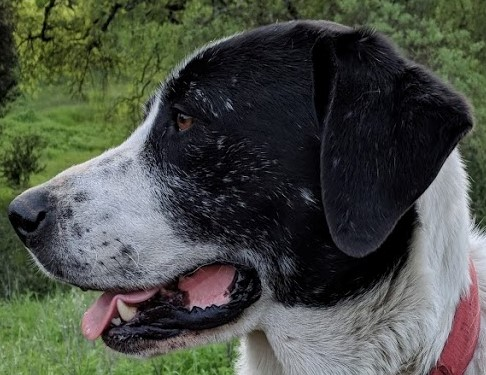
#> input picture DATA/sammy_face.jpg, 486 x 375 px, found by its file name
$ jupyter execute edge_detection.ipynb
#> lines starting #> are read from the running program, lines starting #| are printed output that depends on the picture; after the words box and inside, x2 and y2 are one past the last pixel; in counts of white or black regions, pixels touching at a corner belong together
<a href="https://colab.research.google.com/github/SuvitKumar003/computer-Vision-Projects/blob/main/edge_detection.ipynb" target="_parent"></a>

[cell 1]
from google.colab import drive
drive.mount('/content/drive')

[cell 2]
import numpy as np
import matplotlib.pyplot as plt
import cv2

[cell 3]
img=cv2.imread('/content/drive/MyDrive/Computer-Vision-with-Python/Computer-Vision-with-Python/DATA/sammy_face.jpg')
#> img is the input picture: shape (375, 486, 3); mean B, G, R 70, 78.7, 74.2

[cell 4]
plt.imshow(img)

Two ways of getting the edge first is to play with the threshold value or second one is to first blur the image then perfrom the operations over it

[cell 5]
edge = cv2.Canny(img,threshold1=100,threshold2=255)
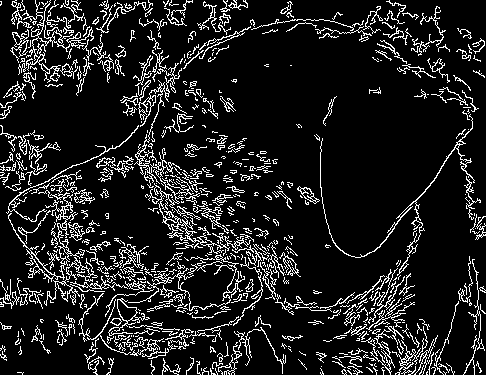
#> edge: shape (375, 486); 12.3% white in thin lines or dots
plt.imshow(edge)

[cell 6]
med_value_pixel=np.median(img)
#> med_value_pixel = 64

[cell 7]
# Lower threshold to either  0 or 70% of the median value whichever is greater
lower=int(max(0,0.7*med_value_pixel))
#> lower = 44
# upper threshold to either 130% of the median or the max 255, whcihever is smaller
upper=int(min(255,1.3*med_value_pixel))
#> upper = 83

blurring the image in order t get good and sharper edges in the canny

[cell 8]
blurred=cv2.blur(img,ksize=(8,8))
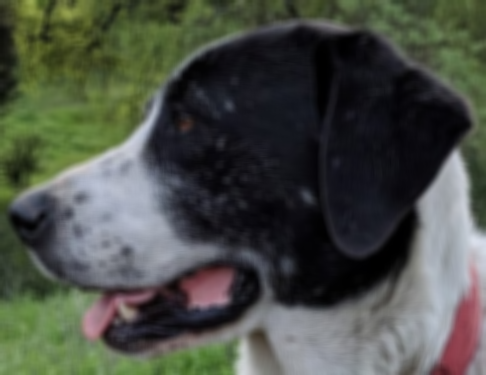
#> blurred: shape (375, 486, 3); mean B, G, R 69.9, 78.6, 74.2
plt.imshow(blurred)

[cell 9]
edge=cv2.Canny( blurred,lower,upper+50)
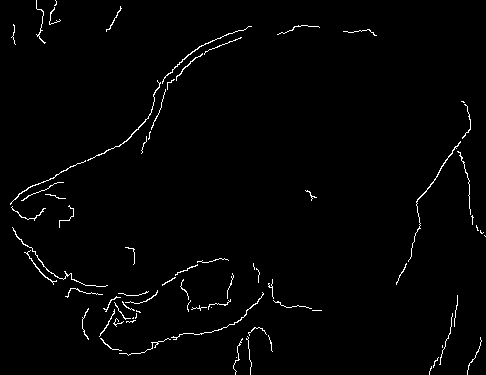
#> edge: shape (375, 486); 1.6% white in thin lines or dots
plt.imshow(edge)

[cell 10]
#lower
upper
#> Out = 83

**Grid Detection**

[cell 11]
flat_chess=cv2.imread('/content/drive/MyDrive/Computer-Vision-with-Python/Computer-Vision-with-Python/DATA/flat_chessboard.png')
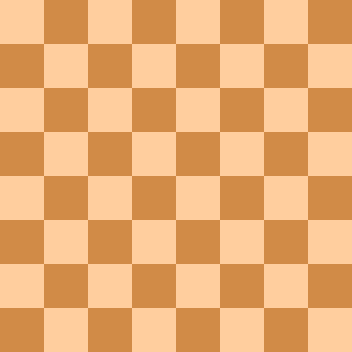
#> input picture DATA/flat_chessboard.png, 352 x 352 px, found by its file name
#> flat_chess is the input picture: shape (352, 352, 3); mean B, G, R 114.5, 172.5, 232
plt.imshow(flat_chess)

[cell 12]
found,corner=cv2.findChessboardCorners(flat_chess,(7,7))
#> found = True; corner = 49 rows, first 8: [43.5, 43.5], [87.5, 43.5], [131.5, 43.5], [175.5, 43.5], [219.5, 43.5], [263.5, 43.5], [307.5, 43.5], [43.5, 87.5]

basic purpose of using found is that in real life we have pretty blurred images and always we may not draw the corner so in order to check that can we draw the corers or not we use the found function before precedding further in the code

[cell 13]
found
#> Out = True

[cell 14]
corner
#> Out has the same summary as corner

[cell 15]
cv2.drawChessboardCorners(flat_chess,(7,7),corner,found)
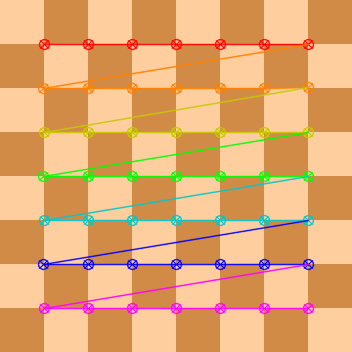
#> flat_chess: shape (352, 352, 3); 11.49% of pixels changed, all inside (x1, y1, x2, y2) = (37, 38, 315, 315)

[cell 16]
dots=cv2.imread('/content/drive/MyDrive/Computer-Vision-with-Python/Computer-Vision-with-Python/DATA/dot_grid.png')
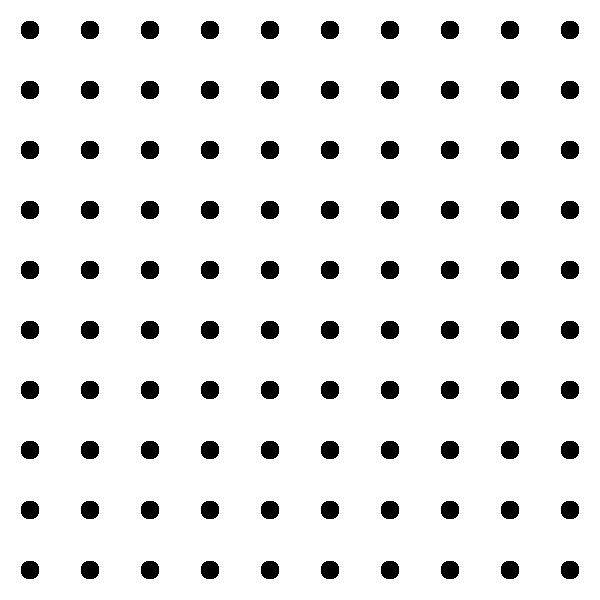
#> input picture DATA/dot_grid.png, 600 x 600 px, found by its file name
#> dots is the input picture: shape (600, 600, 3); 92.3% white; 100 black regions, largest, box (x1, y1, x2, y2) and area: (21, 21, 39, 39) 276, (81, 21, 99, 39) 276, (141, 21, 159, 39) 276
plt.imshow(dots)

[cell 17]
found,corner  =cv2.findCirclesGrid(dots,(10,10),cv2.CALIB_CB_SYMMETRIC_GRID)
#> corner = 100 rows, first 8: [29.5, 29.5], [89.5, 29.5], [149.5, 29.5], [209.5, 29.5], [269.5, 29.5], [329.5, 29.5], [389.5, 29.5], [449.5, 29.5]

[cell 18]
cv2.drawChessboardCorners(dots,(10,10),corner,found)
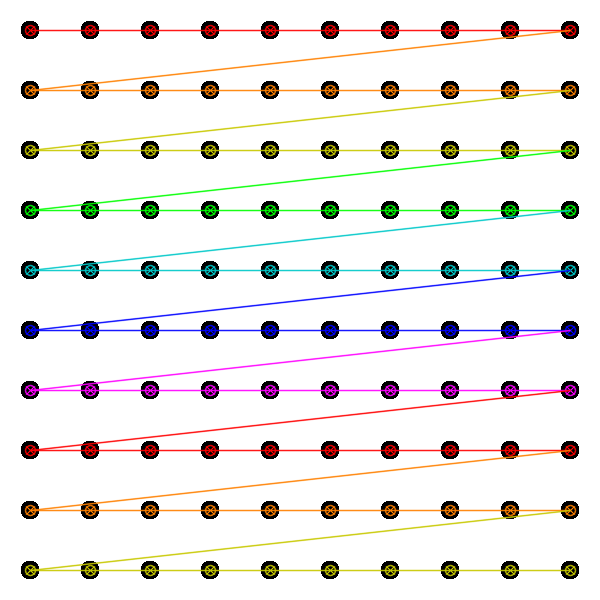
#> dots: shape (600, 600, 3); 10.73% of pixels changed, all inside (x1, y1, x2, y2) = (24, 24, 577, 577)

**Contour Detection**

[cell 19]
img=cv2.imread('/content/drive/MyDrive/Computer-Vision-with-Python/Computer-Vision-with-Python/DATA/internal_external.png',0)
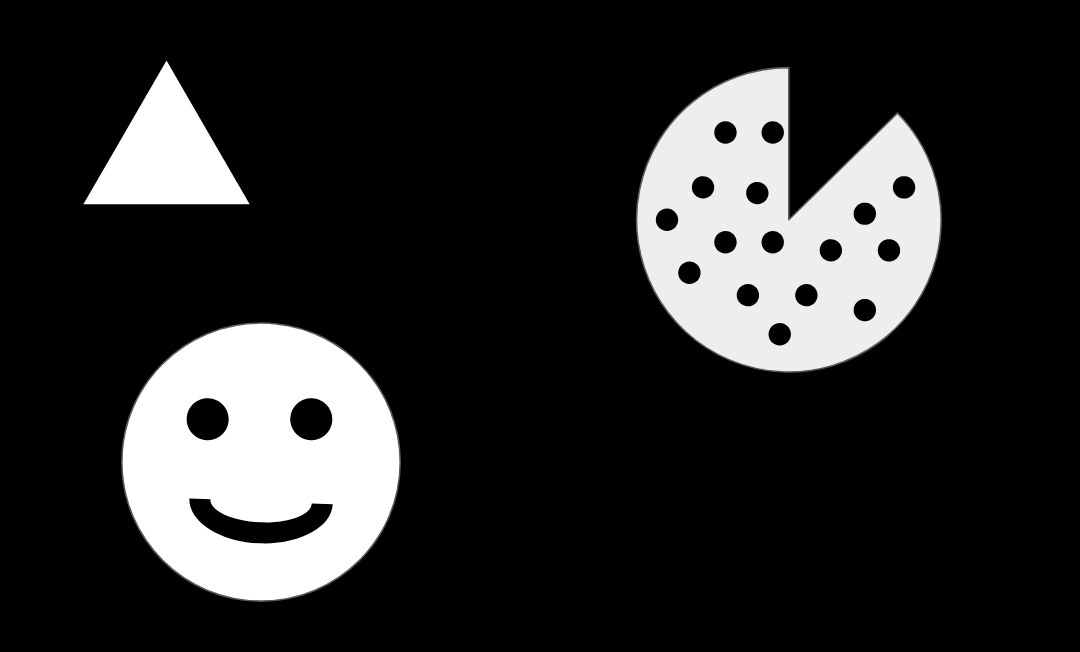
#> input picture DATA/internal_external.png, 1080 x 652 px, found by its file name
#> img is the input picture: shape (652, 1080); min 0, max 255, mean 43.4
plt.imshow(img,cmap='gray')

OpenCV uses a specific format for hierarchy information, often represented as a three-tuple (Next, Previous, First_Child, Parent)****

[cell 20]
contours,hierarchy=cv2.findContours(img,cv2.RETR_CCOMP,cv2.CHAIN_APPROX_SIMPLE)
#> contours = 22 contours; largest, box (x1, y1, x2, y2) and area: (635, 66, 942, 373) 64554, (121, 322, 401, 602) 61517, (83, 60, 250, 205) 12042, (189, 498, 333, 544) 3049, (186, 398, 229, 441) 1380

[cell 21]
type(contours)

[cell 22]
len(contours)
#> Out = 22

[cell 23]
type(hierarchy)

[cell 24]
hierarchy
#> Out = 22 rows, first 6: [4, -1, 1, -1], [2, -1, -1, 0], [3, 1, -1, 0], [-1, 2, -1, 0], [21, 0, 5, -1], [6, -1, -1, 4]

[cell 25]
external_contours = np.zeros(img.shape)

[cell 26]
plt.imshow(img)

[cell 27]
list(range(len(contours)))
#> Out = [0, 1, 2, 3, 4, 5, 6, 7, 8, 9, 10, 11, 12, 13, 14, 15, 16, 17, 18, 19, 20, 21]

[cell 28]
for i in range(len(contours)):
  #external contours
  if hierarchy[0][i][3]==-1:
    cv2.drawContours(external_contours,contours,i,255,-1)
#> this loop made 22 passes
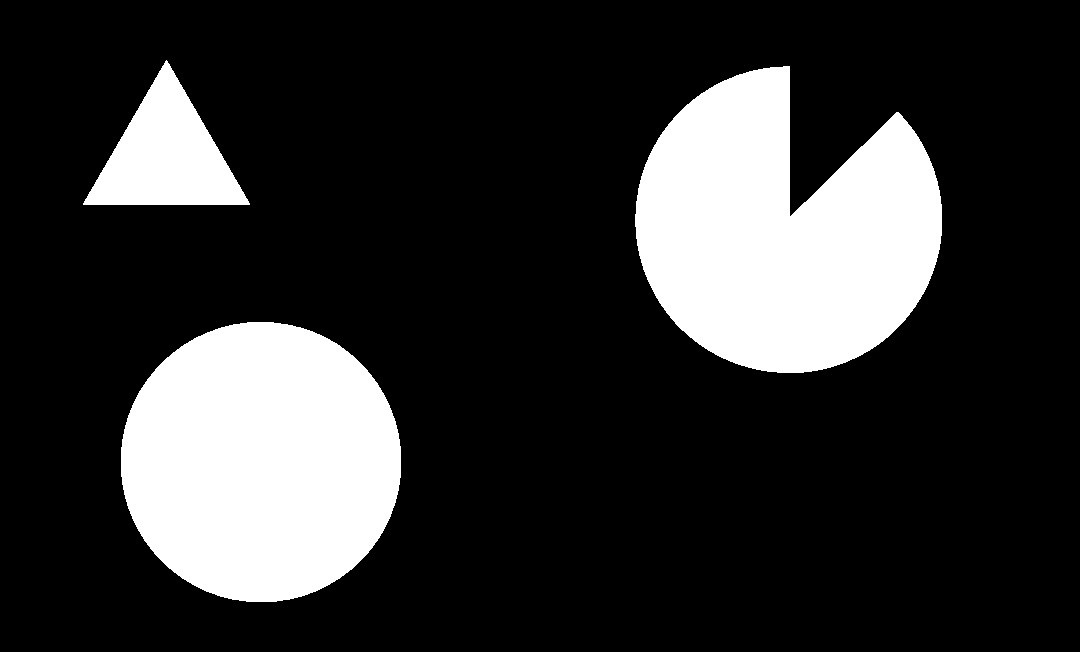
#> external_contours: shape (652, 1080) float64; 19.8% white; 3 white regions

[cell 29]
contours
#> Out has the same summary as contours

[cell 30]
plt.imshow(external_contours,cmap='gray')

[cell 31]
internal_contours = np.zeros(img.shape)

for i in range(len(contours)):
  #internal contours
  if hierarchy[0][i][3]!=-1:
    cv2.drawContours(internal_contours,contours,i,255,-1)
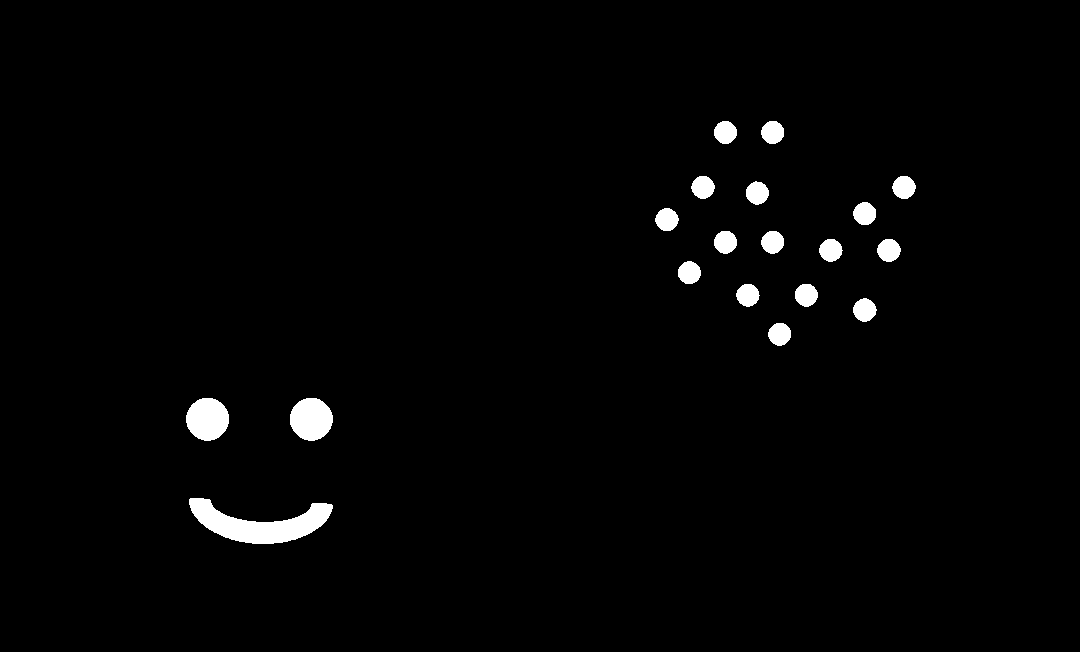
#> internal_contours: shape (652, 1080) float64; 1.8% white; 19 white regions, largest, box (x1, y1, x2, y2) and area: (189, 498, 333, 544) 3207, (186, 398, 229, 441) 1440, (290, 398, 333, 441) 1438
plt.imshow(internal_contours,cmap='gray')
